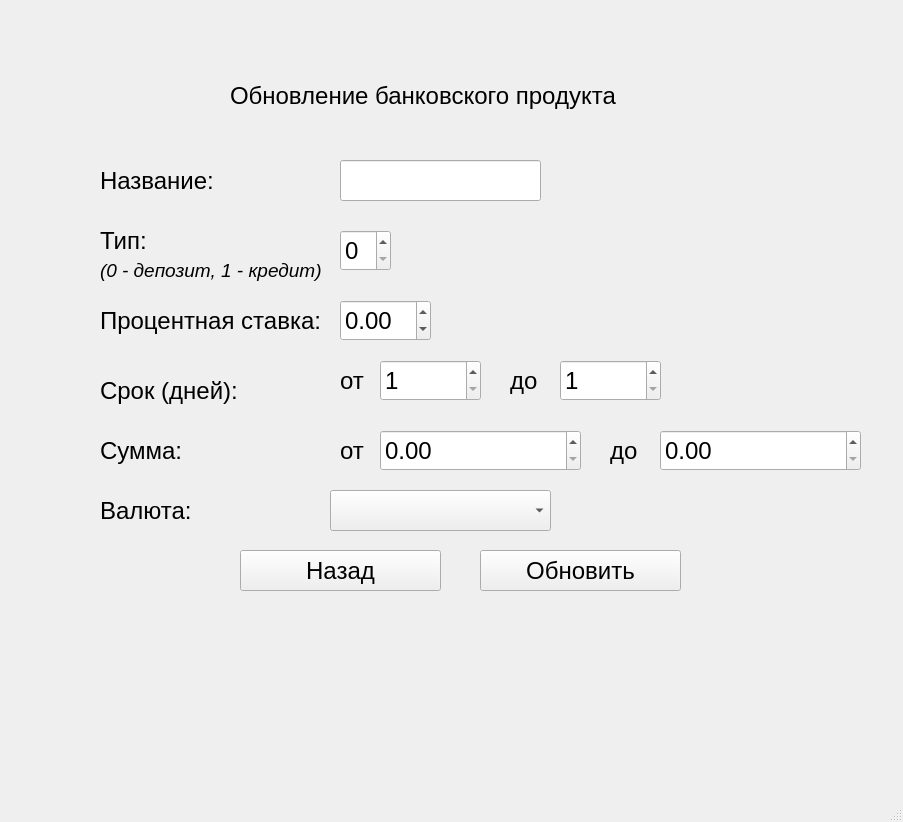
<?xml version="1.0" encoding="UTF-8"?>
<ui version="4.0">
 <class>UpdateProductWindow</class>
 <widget class="QMainWindow" name="UpdateProductWindow">
  <property name="geometry">
   <rect>
    <x>0</x>
    <y>0</y>
    <width>903</width>
    <height>822</height>
   </rect>
  </property>
  <property name="font">
   <font>
    <pointsize>18</pointsize>
   </font>
  </property>
  <property name="windowTitle">
   <string>BankProducts Application</string>
  </property>
  <widget class="QWidget" name="centralwidget">
   <widget class="QLabel" name="label">
    <property name="geometry">
     <rect>
      <x>230</x>
      <y>50</y>
      <width>411</width>
      <height>91</height>
     </rect>
    </property>
    <property name="text">
     <string>Обновление банковского продукта</string>
    </property>
   </widget>
   <widget class="QLabel" name="label_2">
    <property name="geometry">
     <rect>
      <x>100</x>
      <y>220</y>
      <width>91</width>
      <height>41</height>
     </rect>
    </property>
    <property name="text">
     <string>Тип:</string>
    </property>
   </widget>
   <widget class="QLabel" name="label_3">
    <property name="geometry">
     <rect>
      <x>100</x>
      <y>160</y>
      <width>131</width>
      <height>41</height>
     </rect>
    </property>
    <property name="text">
     <string>Название:</string>
    </property>
   </widget>
   <widget class="QPushButton" name="enter">
    <property name="geometry">
     <rect>
      <x>480</x>
      <y>550</y>
      <width>201</width>
      <height>41</height>
     </rect>
    </property>
    <property name="text">
     <string>Обновить</string>
    </property>
   </widget>
   <widget class="QLabel" name="label_4">
    <property name="geometry">
     <rect>
      <x>100</x>
      <y>300</y>
      <width>231</width>
      <height>41</height>
     </rect>
    </property>
    <property name="text">
     <string>Процентная ставка:</string>
    </property>
   </widget>
   <widget class="QPushButton" name="back">
    <property name="geometry">
     <rect>
      <x>240</x>
      <y>550</y>
      <width>201</width>
      <height>41</height>
     </rect>
    </property>
    <property name="text">
     <string>Назад</string>
    </property>
   </widget>
   <widget class="QLabel" name="label_6">
    <property name="geometry">
     <rect>
      <x>100</x>
      <y>430</y>
      <width>231</width>
      <height>41</height>
     </rect>
    </property>
    <property name="text">
     <string>Сумма:</string>
    </property>
   </widget>
   <widget class="QLabel" name="label_7">
    <property name="geometry">
     <rect>
      <x>100</x>
      <y>490</y>
      <width>191</width>
      <height>41</height>
     </rect>
    </property>
    <property name="text">
     <string>Валюта:</string>
    </property>
   </widget>
   <widget class="QLabel" name="label_8">
    <property name="geometry">
     <rect>
      <x>100</x>
      <y>370</y>
      <width>161</width>
      <height>41</height>
     </rect>
    </property>
    <property name="text">
     <string>Срок (дней):</string>
    </property>
   </widget>
   <widget class="QLineEdit" name="nameEdit">
    <property name="geometry">
     <rect>
      <x>340</x>
      <y>160</y>
      <width>201</width>
      <height>41</height>
     </rect>
    </property>
    <property name="text">
     <string/>
    </property>
    <property name="maxLength">
     <number>100</number>
    </property>
    <property name="echoMode">
     <enum>QLineEdit::Normal</enum>
    </property>
   </widget>
   <widget class="QLabel" name="label_5">
    <property name="geometry">
     <rect>
      <x>100</x>
      <y>250</y>
      <width>221</width>
      <height>41</height>
     </rect>
    </property>
    <property name="font">
     <font>
      <pointsize>14</pointsize>
      <italic>true</italic>
     </font>
    </property>
    <property name="text">
     <string>(0 - депозит, 1 - кредит)</string>
    </property>
   </widget>
   <widget class="QSpinBox" name="prod_type">
    <property name="geometry">
     <rect>
      <x>340</x>
      <y>230</y>
      <width>51</width>
      <height>41</height>
     </rect>
    </property>
    <property name="maximum">
     <number>1</number>
    </property>
   </widget>
   <widget class="QDoubleSpinBox" name="rate">
    <property name="geometry">
     <rect>
      <x>340</x>
      <y>300</y>
      <width>91</width>
      <height>41</height>
     </rect>
    </property>
    <property name="minimum">
     <double>-99.989999999999995</double>
    </property>
    <property name="singleStep">
     <double>0.500000000000000</double>
    </property>
   </widget>
   <widget class="QLabel" name="label_9">
    <property name="geometry">
     <rect>
      <x>340</x>
      <y>360</y>
      <width>61</width>
      <height>41</height>
     </rect>
    </property>
    <property name="text">
     <string>от</string>
    </property>
   </widget>
   <widget class="QLabel" name="label_10">
    <property name="geometry">
     <rect>
      <x>510</x>
      <y>360</y>
      <width>61</width>
      <height>41</height>
     </rect>
    </property>
    <property name="text">
     <string>до</string>
    </property>
   </widget>
   <widget class="QSpinBox" name="min_time">
    <property name="geometry">
     <rect>
      <x>380</x>
      <y>360</y>
      <width>101</width>
      <height>41</height>
     </rect>
    </property>
    <property name="minimum">
     <number>1</number>
    </property>
    <property name="maximum">
     <number>10000</number>
    </property>
    <property name="singleStep">
     <number>10</number>
    </property>
   </widget>
   <widget class="QSpinBox" name="max_time">
    <property name="geometry">
     <rect>
      <x>560</x>
      <y>360</y>
      <width>101</width>
      <height>41</height>
     </rect>
    </property>
    <property name="minimum">
     <number>1</number>
    </property>
    <property name="maximum">
     <number>10000</number>
    </property>
    <property name="singleStep">
     <number>10</number>
    </property>
   </widget>
   <widget class="QDoubleSpinBox" name="min_sum">
    <property name="geometry">
     <rect>
      <x>380</x>
      <y>430</y>
      <width>201</width>
      <height>41</height>
     </rect>
    </property>
    <property name="minimum">
     <double>0.000000000000000</double>
    </property>
    <property name="maximum">
     <double>1000000000.000000000000000</double>
    </property>
    <property name="singleStep">
     <double>10000.000000000000000</double>
    </property>
   </widget>
   <widget class="QLabel" name="label_11">
    <property name="geometry">
     <rect>
      <x>340</x>
      <y>430</y>
      <width>61</width>
      <height>41</height>
     </rect>
    </property>
    <property name="text">
     <string>от</string>
    </property>
   </widget>
   <widget class="QLabel" name="label_12">
    <property name="geometry">
     <rect>
      <x>610</x>
      <y>430</y>
      <width>61</width>
      <height>41</height>
     </rect>
    </property>
    <property name="text">
     <string>до</string>
    </property>
   </widget>
   <widget class="QDoubleSpinBox" name="max_sum">
    <property name="geometry">
     <rect>
      <x>660</x>
      <y>430</y>
      <width>201</width>
      <height>41</height>
     </rect>
    </property>
    <property name="minimum">
     <double>0.000000000000000</double>
    </property>
    <property name="maximum">
     <double>1000000000.000000000000000</double>
    </property>
    <property name="singleStep">
     <double>10000.000000000000000</double>
    </property>
   </widget>
   <widget class="QComboBox" name="cur_type">
    <property name="geometry">
     <rect>
      <x>330</x>
      <y>490</y>
      <width>221</width>
      <height>41</height>
     </rect>
    </property>
   </widget>
  </widget>
  <widget class="QMenuBar" name="menubar">
   <property name="geometry">
    <rect>
     <x>0</x>
     <y>0</y>
     <width>903</width>
     <height>33</height>
    </rect>
   </property>
  </widget>
  <widget class="QStatusBar" name="statusbar"/>
 </widget>
 <resources/>
 <connections/>
</ui>
